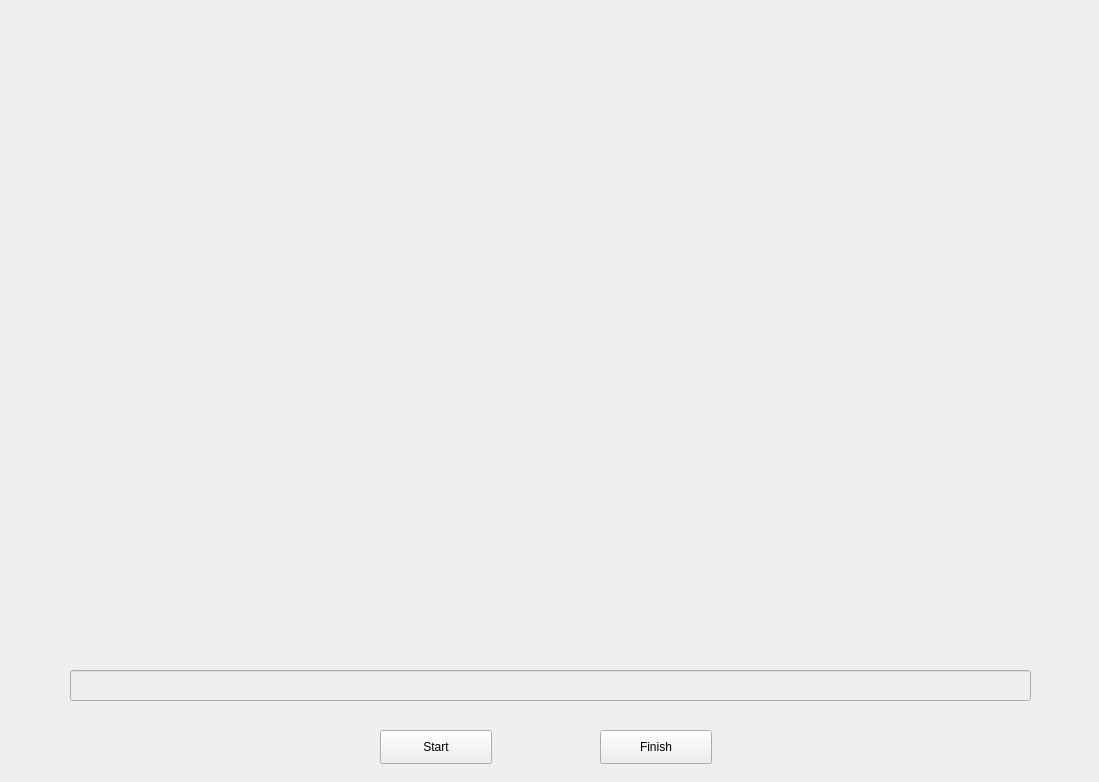
<?xml version="1.0" encoding="UTF-8"?>
<ui version="4.0">
 <class>ASLSPELLER</class>
 <widget class="QWidget" name="ASLSPELLER">
  <property name="geometry">
   <rect>
    <x>0</x>
    <y>0</y>
    <width>1099</width>
    <height>782</height>
   </rect>
  </property>
  <property name="windowTitle">
   <string>ASL-SPELLER</string>
  </property>
  <widget class="QLabel" name="camera_label">
   <property name="geometry">
    <rect>
     <x>10</x>
     <y>10</y>
     <width>1081</width>
     <height>631</height>
    </rect>
   </property>
   <property name="text">
    <string/>
   </property>
   <property name="pixmap">
    <pixmap>webcam.jpg</pixmap>
   </property>
   <property name="alignment">
    <set>Qt::AlignCenter</set>
   </property>
  </widget>
  <widget class="QPushButton" name="startbutton">
   <property name="geometry">
    <rect>
     <x>380</x>
     <y>730</y>
     <width>112</width>
     <height>34</height>
    </rect>
   </property>
   <property name="text">
    <string>Start</string>
   </property>
  </widget>
  <widget class="QPushButton" name="finishbutton">
   <property name="geometry">
    <rect>
     <x>600</x>
     <y>730</y>
     <width>112</width>
     <height>34</height>
    </rect>
   </property>
   <property name="text">
    <string>Finish</string>
   </property>
  </widget>
  <widget class="QLineEdit" name="text_result">
   <property name="enabled">
    <bool>false</bool>
   </property>
   <property name="geometry">
    <rect>
     <x>70</x>
     <y>670</y>
     <width>961</width>
     <height>31</height>
    </rect>
   </property>
   <property name="font">
    <font>
     <pointsize>14</pointsize>
     <weight>75</weight>
     <bold>true</bold>
    </font>
   </property>
  </widget>
 </widget>
 <resources/>
 <connections/>
</ui>
